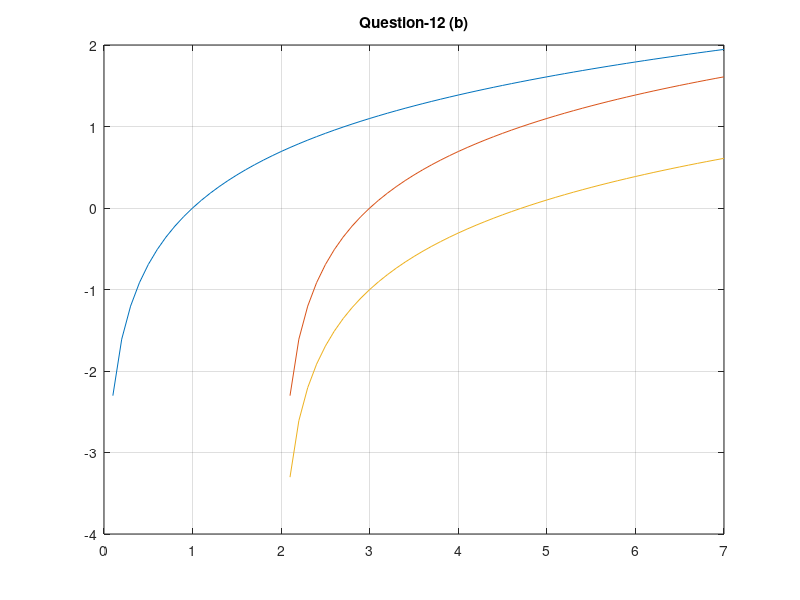

The MATLAB source for this figure:
x=0:0.1:7;
y=log(x);
plot(x,y)
grid on
hold on

x=2:0.1:7;
y=log(x-2);
plot(x,y)

y=log(x-2)-1;
plot(x,y)

title("Question-12 (b)")
